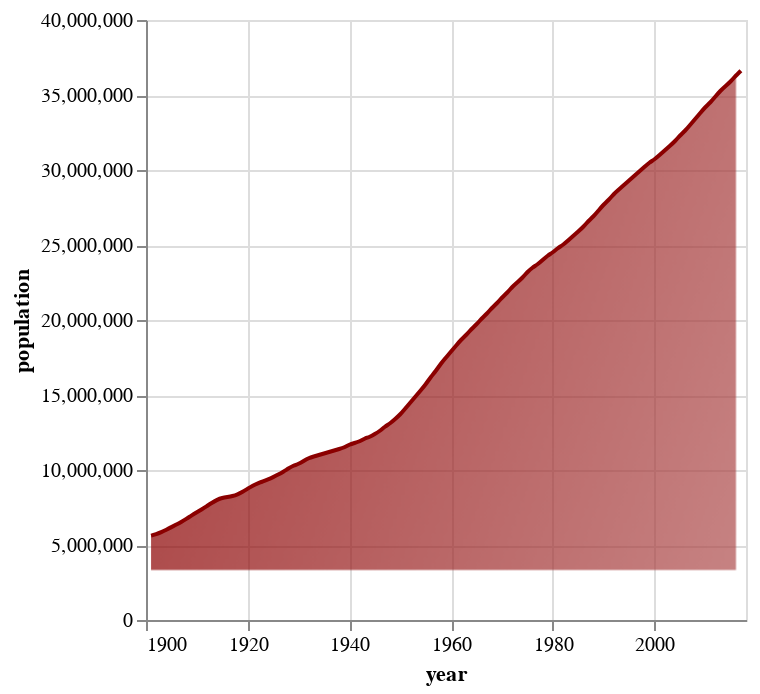

The notebook cell saved with this chart:
### Markdown cell above
Many of the properties we customized for `mark_line` exist for `mark_area` as well.
Let's customize the interpolation and the color of the area chart.
Here is the documentation from (Vega-Lite on Gradients)[https://vega.github.io/vega-lite/docs/gradient.html]

### Code cell
canada_area_styled = canada_area_chart.mark_area(
    interpolate='basis-open',
    line={"color": "darkred"},
    color=alt.Gradient(
        gradient="linear",
        stops=[
            alt.GradientStop(color="white", offset=0),
            alt.GradientStop(color="darkred", offset=1),
        ],
        x1=3,
        x2=0,
        y1=2,
        y2=1,
    )
)
# Show plot
canada_area_styled
